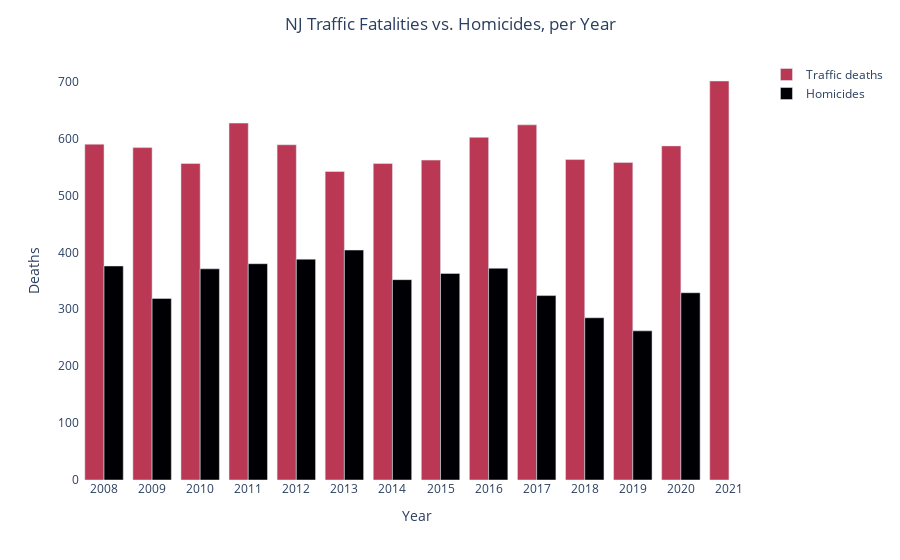

The notebook cell this image was saved under:
### Code cell
fig = px.bar(
    cmp.rename(columns={
        'fatalities': 'Traffic deaths',
        'homicides': 'Homicides',
    }),
    labels={
        'variable': '',
        'value': 'Deaths',
    },
    barmode='group',
    color_discrete_sequence=[color1, color2],
)
fig.update_layout(
    paper_bgcolor='white',
    plot_bgcolor='white',
    title='NJ Traffic Fatalities vs. Homicides, per Year',
    title_x=0.5,
    xaxis={
        'dtick': 1
    }
)
fig.write_image('fatalities_vs_homicides_per_year.png', width=1200, height=750)
fig

### Figure 1 — Plotly figure (JSON) as saved in the notebook; plotly's stock layout.template omitted (floating-point values rounded to 4 significant figures)
{"data": [{"alignmentgroup": "True", "hovertemplate": "=Traffic deaths<br>Year=%{x}<br>Deaths=%{y}<extra></extra>", "legendgroup": "Traffic deaths", "marker": {"color": "#ba3853", "pattern": {"shape": ""}}, "name": "Traffic deaths", "offsetgroup": "Traffic deaths", "orientation": "v", "showlegend": true, "textposition": "auto", "type": "bar", "x": [2008, 2009, 2010, 2011, 2012, 2013, 2014, 2015, 2016, 2017, 2018, 2019, 2020, 2021], "xaxis": "x", "y": [590, 584, 556, 627, 589, 542, 556, 562, 602, 624, 563, 558, 587, 701], "yaxis": "y"}, {"alignmentgroup": "True", "hovertemplate": "=Homicides<br>Year=%{x}<br>Deaths=%{y}<extra></extra>", "legendgroup": "Homicides", "marker": {"color": "#000004", "pattern": {"shape": ""}}, "name": "Homicides", "offsetgroup": "Homicides", "orientation": "v", "showlegend": true, "textposition": "auto", "type": "bar", "x": [2008, 2009, 2010, 2011, 2012, 2013, 2014, 2015, 2016, 2017, 2018, 2019, 2020, 2021], "xaxis": "x", "y": [376, 319, 371, 380, 388, 404, 352, 363, 372, 324, 285, 262, 329, null], "yaxis": "y"}], "layout": {"barmode": "group", "legend": {"title": {"text": ""}, "tracegroupgap": 0}, "margin": {"t": 60}, "paper_bgcolor": "white", "plot_bgcolor": "white", "title": {"text": "NJ Traffic Fatalities vs. Homicides, per Year", "x": 0.5}, "xaxis": {"anchor": "y", "domain": [0, 1], "dtick": 1, "title": {"text": "Year"}}, "yaxis": {"anchor": "x", "domain": [0, 1], "title": {"text": "Deaths"}}}}
